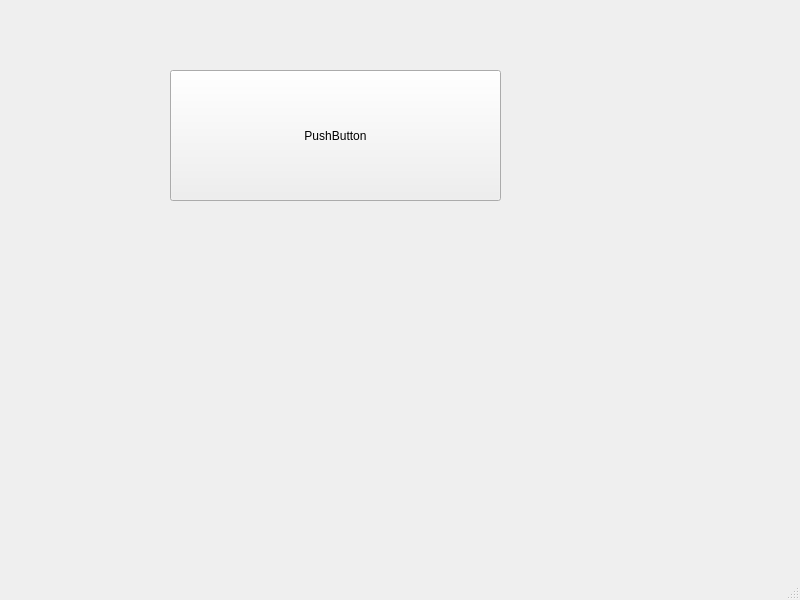
<?xml version="1.0" encoding="UTF-8"?>
<ui version="4.0">
 <class>MainWindow</class>
 <widget class="QMainWindow" name="MainWindow">
  <property name="geometry">
   <rect>
    <x>0</x>
    <y>0</y>
    <width>800</width>
    <height>600</height>
   </rect>
  </property>
  <property name="windowTitle">
   <string>MainWindow</string>
  </property>
  <widget class="QWidget" name="centralwidget">
   <widget class="QPushButton" name="pushButton">
    <property name="geometry">
     <rect>
      <x>170</x>
      <y>70</y>
      <width>331</width>
      <height>131</height>
     </rect>
    </property>
    <property name="text">
     <string>PushButton</string>
    </property>
   </widget>
  </widget>
  <widget class="QMenuBar" name="menubar">
   <property name="geometry">
    <rect>
     <x>0</x>
     <y>0</y>
     <width>800</width>
     <height>22</height>
    </rect>
   </property>
  </widget>
  <widget class="QStatusBar" name="statusbar"/>
 </widget>
 <resources/>
 <connections/>
</ui>
